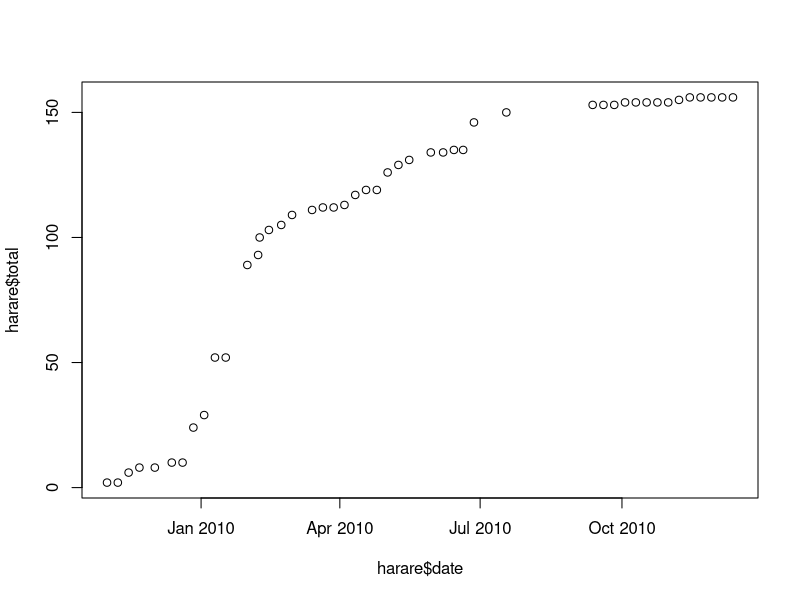
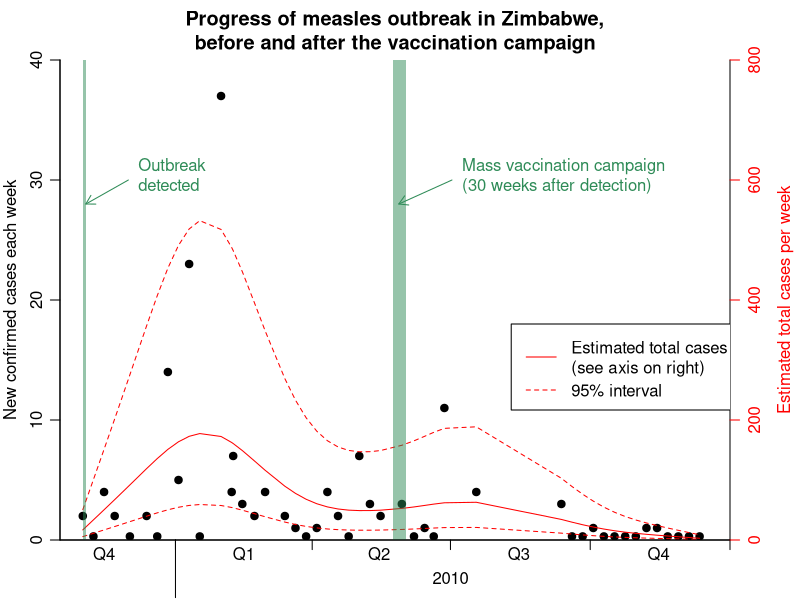
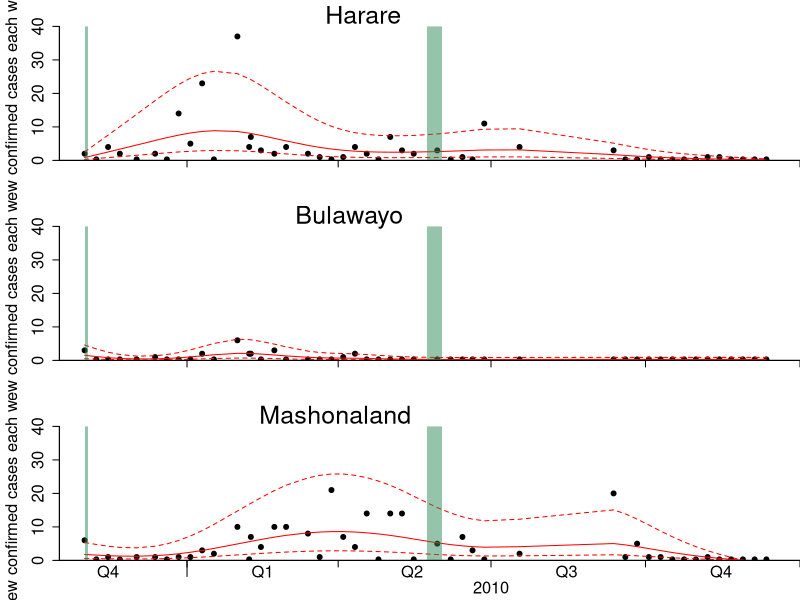

The R source for these figures, in order:
# Load Zimbabwe confirmed case data
zimbabwe <-read.csv("ZimbabweMeaslesDataWithProvinces.csv")
zimbabwe$date <- as.Date(as.character(zimbabwe$date))
zimbabwe.fixed <- subset(zimbabwe, date != '2010-01-24', select=c(district, province, date, total)) # new.cases column is unreliable

# Dates of mass vaccination campaign
vac.start <- as.Date("2010/05/24")
vac.end  <- as.Date("2010/06/02")

# Confirmed to suspected ratio based on WHO data
p <- 693/13783 

# Change to .05 to make axes easier to read
p <- 0.05

############################ Extract data for difference districts/provinces #######################


harare <- subset(zimbabwe.fixed, district=="harare")

bulawayo <- subset(zimbabwe.fixed, province=="bulawayo")

tmp      <- subset(zimbabwe.fixed, province %in% c("mashonaland central", "mashonaland east", "mashonaland west"), select=c(date, total))
mashonaland <- aggregate(tmp$total, list(tmp$date), sum)
names(mashonaland) <- c("date","total")

############################ Default R figure ######################################################

png("RDefaultFigure.png")
plot(harare$date, harare$total)
dev.off()

############################# Improved figure functions ##############################################

create.figure <- function(dat,header,simple=F,...) {
  attach(dat)
  new <- diff(c(0,total))
  new[new<0] <- 0         # Force the number of new cases to be non-negative
  new[new==0] <- .3   # Make the zero points more readable
  
  plot(date, new, type='p', pch=19, axes=F, frame.plot=T, xlab='', ylab='', xlim=c(min(date)-15, as.Date("2011/1/1")), ylim=c(0,40), xaxs="i", yaxs="i", bty="l", main=header)
  lines(smooth.spline(date, new), col='red') 
  lines(smooth.spline(date, new*3), col='red', lty=2) 
  lines(smooth.spline(date, new/3), col='red', lty=2)
  polygon(c(vac.start,vac.start,vac.end,vac.end), c(-10,50,50,-10), col=rgb(46/256,139/256,87/256,.5), border=NA)
  detect.start <- as.Date(c("2009/11/01"))
  detect.end <- as.Date(c("2009/11/03"))
  polygon(c(detect.start,detect.start,detect.end,detect.end), c(-10,50,50,-10), col=rgb(46/256,139/256,87/256,.5), border=NA)
    axis(1, seq(as.Date("2009/10/1"), as.Date("2011/1/1"), "3 months"), labels=F) 
  
  if (!simple){
    title(ylab='New confirmed cases each week')
    axis(2, seq(0,40,by=10))
    axis(1, seq(as.Date("2009/11/15"), as.Date("2011/1/15"), "3 months"), tick=F, label=c("Q4","Q1","Q2","Q3","Q4"), line=-.5)
    axis(1, as.Date("2010/7/1"), labels="2010", line=.7, tick=F)
    axis(1, as.Date("2010/1/1"), labels=F, tck=-.12)
    est <- seq(0, by=200, length=5)
    axis(4, est*p, est, col.ticks='red', col.axis='red')
    axis(4, 400*p, "Estimated total cases per week", tick=F, col.axis='red', line=1.5)
    arrows(as.Date("2009/12/01"), 30 ,detect.end, 28, length=0.1, col='seagreen')
    text(as.Date("2009/12/01"), 30, "Outbreak\ndetected", pos=4, col='seagreen')
    arrows(as.Date("2010/07/02"), 30,as.Date("2010/05/28"), 28, length=0.1, col='seagreen')
    text(as.Date("2010/07/02"), 30, "Mass vaccination campaign\n(30 weeks after detection)", pos=4, col='seagreen')
    legend(as.Date("2010/08/10"), 18, c("Estimated total cases\n(see axis on right)","95% interval"), col='red', lty=1:2)
  }
  
  detach(dat)
}


##################################################################################################

png("RImprovedFigure.png", height=400, width=600)
par(mar=c(3,3,3,3.5), mgp=c(2,.7,0), tck=-.02)
create.figure(harare, "Progress of measles outbreak in Zimbabwe,\nbefore and after the vaccination campaign")
dev.off()


############################# Small multiples #############################################


png("smallMultiplesSimple.png", height=700, width=500)
par(mar=c(3,4.5,2,0), mfrow=c(3,1))
create.figure(harare,"",      simple=T)
    title(ylab='New confirmed cases each week', cex.lab=1.5)
    axis(2, seq(0,40,by=10), cex.axis=1.5)
    mtext ("Harare                   ", 3, cex=1.5)
create.figure(bulawayo,"",    simple=T)
    title(ylab='New confirmed cases each week', cex.lab=1.5)
    axis(2, seq(0,40,by=10), cex.axis=1.5)
    mtext ("Bulawayo                       ", 3, cex=1.5)
create.figure(mashonaland,"", simple=T)
    title(ylab='New confirmed cases each week', cex.lab=1.5)
    axis(2, seq(0,40,by=10), cex.axis=1.5)
    mtext ("Mashonaland                           ", 3, cex=1.5)
    axis(1, seq(as.Date("2009/11/15"), as.Date("2011/1/15"), "3 months"), tick=F, label=c("Q4","Q1","Q2","Q3","Q4"), line=-.5, cex.axis=1.5)
    axis(1, as.Date("2010/7/1"), labels="2010", line=.7, tick=F, cex.axis=1.5)
    axis(1, as.Date("2010/1/1"), labels=F, tck=-.12, cex.axis=1.5)
dev.off()

